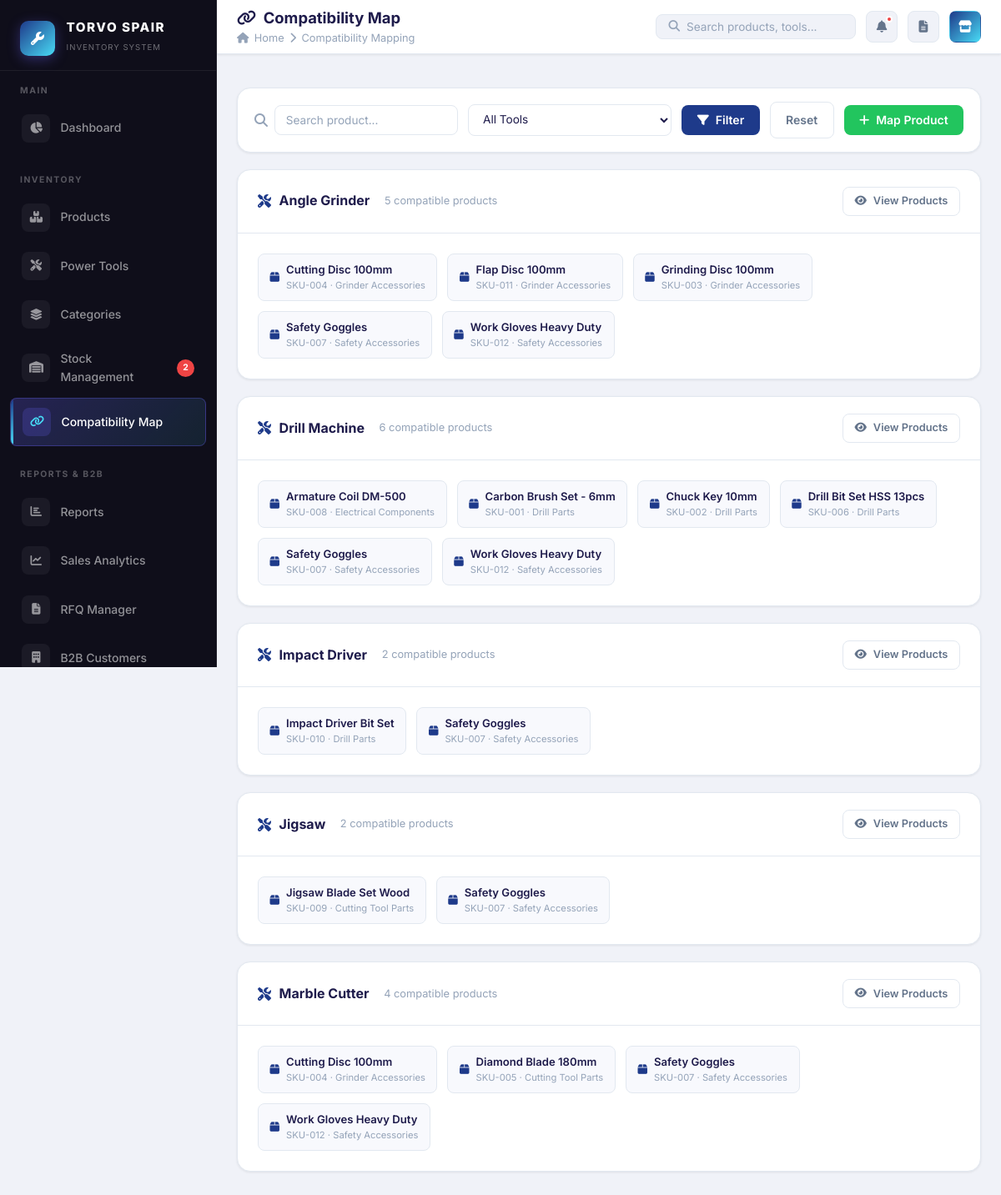
The app's page /pages/compatibility.php (signed in) with its own data.
### tables this page shows
CREATE TABLE IF NOT EXISTS settings (
    setting_key VARCHAR(100) PRIMARY KEY,
    setting_value TEXT,
    category ENUM('frontend', 'admin', 'system') DEFAULT 'frontend',
    updated_at TIMESTAMP DEFAULT CURRENT_TIMESTAMP ON UPDATE CURRENT_TIMESTAMP
);

CREATE TABLE IF NOT EXISTS products (
    id INT AUTO_INCREMENT PRIMARY KEY,
    name VARCHAR(150) NOT NULL,
    sku VARCHAR(100) UNIQUE,
    category_id INT NOT NULL,
    brand VARCHAR(100),
    price DECIMAL(10,2) DEFAULT 0.00,
    quantity INT DEFAULT 0,
    min_stock INT DEFAULT 5,
    description TEXT,
    image VARCHAR(255),
    barcode VARCHAR(100),
    status ENUM('active', 'inactive') DEFAULT 'active',
    created_at TIMESTAMP DEFAULT CURRENT_TIMESTAMP,
    updated_at TIMESTAMP DEFAULT CURRENT_TIMESTAMP ON UPDATE CURRENT_TIMESTAMP,
    FOREIGN KEY (category_id) REFERENCES categories(id) ON DELETE CASCADE
);

CREATE TABLE IF NOT EXISTS categories (
    id INT AUTO_INCREMENT PRIMARY KEY,
    name VARCHAR(100) NOT NULL,
    description TEXT,
    status ENUM('active', 'inactive') DEFAULT 'active',
    created_at TIMESTAMP DEFAULT CURRENT_TIMESTAMP,
    updated_at TIMESTAMP DEFAULT CURRENT_TIMESTAMP ON UPDATE CURRENT_TIMESTAMP
);

### config/database.php (called while the page is built, shortened)
<?php
function getDB(): PDO {
    static $pdo = null;
    if ($pdo === null) {
        try {
            $dsn = "mysql:host=" . DB_HOST . ";dbname=" . DB_NAME . ";charset=" . DB_CHARSET;
            $options = [
                PDO::ATTR_ERRMODE            => PDO::ERRMODE_EXCEPTION,
                PDO::ATTR_DEFAULT_FETCH_MODE => PDO::FETCH_ASSOC,
                PDO::ATTR_EMULATE_PREPARES   => false,
            ];
            $pdo = new PDO($dsn, DB_USER, DB_PASS, $options);
        } catch (PDOException $e) {
            $msg = htmlspecialchars($e->getMessage());
            die("<!DOCTYPE html><html><head><meta charset='UTF-8'><title>Database Error – TORVO SPAIR</title>
            <link href='https://fonts.googleapis.com/css2?family=Inter:wght@400;700&display=swap' rel='stylesheet'>
            <style>body{font-family:'Inter',sans-serif;background:#0f0c29;color:#fff;display:flex;align-items:center;justify-content:center;min-height:100vh;margin:0;flex-direction:column;gap:1rem;text-align:center;padding:2rem;}
            .icon{font-size:3rem;margin-bottom:1rem;} h1{font-size:1.4rem;} p{color:rgba(255,255,255,0.5);font-size:0.875rem;max-width:500px;}
            code{background:rgba(255,255,255,0.08);padding:0.5rem 1rem;border-radius:8px;font-size:0.8rem;display:block;margin-top:1rem;color:#f87171;}
            a{display:inline-block;margin-top:1.5rem;padding:0.75rem 2rem;background:linear-gradient(135deg,#6c63ff,#48daf5);border-radius:8px;color:#fff;text-decoration:none;font-weight:700;}</style></head>
            <body><div class='icon'>⚠️</div><h1>Database Connection Failed</h1>
            <p>Could not connect to MySQL. Please ensure you have updated config/database.php with your live cPanel database credentials.</p>
            <code>$msg</code>
            <a href='" . APP_URL . "/setup.php'>Go to Setup</a></body></html>");
        }
    }
    return $pdo;
}
if (!function_exists('sanitize')) {
    function sanitize(string $input): string {
        return htmlspecialchars(strip_tags(trim($input)), ENT_QUOTES, 'UTF-8');
    }
}
if (!function_exists('getSetting')) {
    function getSetting(string $key, string $default = ''): string {
        try {
            $db = getDB();
            $stmt = $db->prepare('SELECT setting_value FROM settings WHERE setting_key = ?');
            $stmt->execute([$key]);
            $val = $stmt->fetchColumn();
            return $val !== false ? $val : $default;
        } catch (PDOException $e) {
            return $default;
        }
    }
}

### pages/compatibility.php (the view, shortened to what this page needs)
<?php
$pageTitle  = 'Compatibility Map';
$pageIcon   = 'fas fa-link';
$activePage = 'compatibility';
$pageBreadcrumb = 'Compatibility Mapping';
include BASE_PATH . '/includes/header.php';
$db = getDB();
$searchQ      = sanitize($_GET['search'] ?? '');
$mapWhere = '1=1';
$mapParams = [];
$compatMap = $db->prepare("
    SELECT p.id AS pid, p.name AS pname, p.sku, c.name AS cat,
           t.id AS tid, t.name AS tname
    FROM product_compatibility pc
    JOIN products p ON pc.product_id = p.id
    JOIN tools t ON pc.tool_id = t.id
    JOIN categories c ON p.category_id = c.id
    WHERE $mapWhere
    ORDER BY t.name, p.name
");
$compatMap->execute($mapParams);
$mapRows = $compatMap->fetchAll();
$groupedByTool = [];
foreach ($mapRows as $row) {
    $groupedByTool[$row['tname']][] = $row;
}
?>
<div class="page-body">
<div class="filter-bar">
    <div class="filter-group" style="flex:1;">
        <i class="fas fa-search" style="color:var(--text-muted);"></i>
        <input type="text" id="searchInput" class="form-control" placeholder="Search product..." value="<?= htmlspecialchars($searchQ) ?>" onkeypress="if(event.key==='Enter')applyFilter()">
    </div>
    <div class="filter-group">
        <select id="toolFilter" class="form-control" onchange="applyFilter()">
            <option value="">All Tools</option>
        </select>
    </div>
    <button class="btn btn-primary" onclick="applyFilter()"><i class="fas fa-filter"></i> Filter</button>
    <a href="compatibility.php" class="btn btn-outline">Reset</a>
    <button class="btn btn-success" onclick="openModal('mapModal')"><i class="fas fa-plus"></i> Map Product</button>
</div>
<?php if (empty($groupedByTool)): ?>
    <div class="card"><div class="empty-state"><i class="fas fa-link"></i><h3>No compatibility mappings found</h3><p>Use the "Map Product" button to link products to tools.</p></div></div>
<?php else: ?>
    <?php foreach ($groupedByTool as $toolName => $items): ?>
    <div class="card" style="margin-bottom:1.25rem;">
        <div class="card-header">
            <div class="card-title">
                <i class="fas fa-tools"></i><?= htmlspecialchars($toolName) ?>
                <span style="margin-left:0.5rem;font-size:0.8rem;color:var(--text-muted);font-weight:400;"><?= count($items) ?> compatible products</span>
            </div>
            <?php $tool_id_for_btn = $items[0]['tid'] ?? 0; ?>
            <a href="../pages/products.php?tool=<?= $tool_id_for_btn ?>" class="btn btn-outline btn-sm">
                <i class="fas fa-eye"></i> View Products
            </a>
        </div>
        <div class="card-body">
            <div style="display:flex;flex-wrap:wrap;gap:0.75rem;">
            <?php foreach ($items as $item): ?>
            <div style="display:flex;align-items:center;gap:0.5rem;background:var(--bg-card2);border:1px solid var(--border-color);border-radius:var(--radius-sm);padding:0.5rem 0.85rem;font-size:0.82rem;">
                <i class="fas fa-box" style="color:var(--primary);"></i>
                <div>
                    <div style="font-weight:600;"><?= htmlspecialchars($item['pname']) ?></div>
                    <div style="font-size:0.7rem;color:var(--text-muted);"><?= htmlspecialchars($item['sku']) ?> · <?= htmlspecialchars($item['cat']) ?></div>
                </div>
            </div>
            <?php endforeach; ?>
            </div>
        </div>
    </div>
    <?php endforeach; ?>
<?php endif; ?>
</div>
<?php include BASE_PATH . '/includes/footer.php'; ?>

### includes/header.php (shortened to what this page needs)
<?php
require_once BASE_PATH . '/config/database.php';
$db = getDB();
$lowStockCount = $db->query("SELECT COUNT(*) FROM products WHERE quantity <= min_stock AND status = 'active'")->fetchColumn();
?>
<!DOCTYPE html>
<html lang="en">
<head>
    <link rel="stylesheet" href="https://cdnjs.cloudflare.com/ajax/libs/font-awesome/6.5.0/css/all.min.css">
    <link rel="stylesheet" href="<?= APP_URL ?>/assets/css/style.css">
</head>
<body>
<div class="app-layout">
<aside class="sidebar" id="sidebar">
    <div class="sidebar-brand">
        <?php $dynLogo = getSetting('logo_image'); if ($dynLogo): ?>
            <img src="<?= UPLOAD_URL . $dynLogo ?>" alt="Logo" style="height:36px;border-radius:6px;background:#fff;padding:3px;">
        <?php else: ?>
            <div class="brand-icon"><i class="fas fa-wrench" style="color:#fff;"></i></div>
        <?php endif; ?>
        <div class="brand-text">
            <h2><?= getSetting('site_title', 'TORVO SPAIR') ?></h2>
            <span>Inventory System</span>
        </div>
    </div>
    <div class="sidebar-section">
        <div class="sidebar-section-title">Main</div>
        <a href="<?= APP_URL ?>/pages/dashboard.php" class="sidebar-nav-item <?= ($activePage ?? '') === 'dashboard' ? 'active' : '' ?>">
            <div class="nav-icon"><i class="fas fa-chart-pie"></i></div>
            Dashboard
        </a>
    </div>
    <div class="sidebar-section">
        <div class="sidebar-section-title">Inventory</div>
        <a href="<?= APP_URL ?>/pages/products.php" class="sidebar-nav-item <?= ($activePage ?? '') === 'products' ? 'active' : '' ?>">
            <div class="nav-icon"><i class="fas fa-boxes"></i></div>
            Products
        </a>
        <a href="<?= APP_URL ?>/pages/tools.php" class="sidebar-nav-item <?= ($activePage ?? '') === 'tools' ? 'active' : '' ?>">
            <div class="nav-icon"><i class="fas fa-tools"></i></div>
            Power Tools
        </a>
        <a href="<?= APP_URL ?>/pages/categories.php" class="sidebar-nav-item <?= ($activePage ?? '') === 'categories' ? 'active' : '' ?>">
            <div class="nav-icon"><i class="fas fa-layer-group"></i></div>
            Categories
        </a>
        <a href="<?= APP_URL ?>/pages/stock.php" class="sidebar-nav-item <?= ($activePage ?? '') === 'stock' ? 'active' : '' ?>">
            <div class="nav-icon"><i class="fas fa-warehouse"></i></div>
            Stock Management
            <?php if ($lowStockCount > 0): ?>
            <span class="badge"><?= $lowStockCount ?></span>
            <?php endif; ?>
        </a>
        <a href="<?= APP_URL ?>/pages/compatibility.php" class="sidebar-nav-item <?= ($activePage ?? '') === 'compatibility' ? 'active' : '' ?>">
            <div class="nav-icon"><i class="fas fa-link"></i></div>
            Compatibility Map
        </a>
    </div>
    <div class="sidebar-section">
        <div class="sidebar-section-title">Reports & B2B</div>
        <a href="<?= APP_URL ?>/pages/reports.php" class="sidebar-nav-item <?= ($activePage ?? '') === 'reports' ? 'active' : '' ?>">
            <div class="nav-icon"><i class="fas fa-chart-bar"></i></div>
            Reports
        </a>
        <a href="<?= APP_URL ?>/pages/sales_report.php" class="sidebar-nav-item <?= ($activePage ?? '') === 'sales_report' ? 'active' : '' ?>">
            <div class="nav-icon"><i class="fas fa-chart-line"></i></div>
            Sales Analytics
        </a>
        <a href="<?= APP_URL ?>/pages/rfq_manager.php" class="sidebar-nav-item <?= ($activePage ?? '') === 'rfqs' ? 'active' : '' ?>">
            <div class="nav-icon"><i class="fas fa-file-alt"></i></div>
            RFQ Manager
        </a>
        <a href="<?= APP_URL ?>/pages/customers_b2b.php" class="sidebar-nav-item <?= ($activePage ?? '') === 'customers_b2b' ? 'active' : '' ?>">
            <div class="nav-icon"><i class="fas fa-building"></i></div>
            B2B Customers
        </a>
    </div>
</aside>
<div class="main-content">
    <header class="top-header">
        <div class="header-left">
            <div>
                <div class="page-title">
                    <?php if (!empty($pageIcon)): ?><i class="<?= $pageIcon ?>"></i>&nbsp;<?php endif; ?>
                    <?= htmlspecialchars($pageTitle ?? 'Dashboard') ?>
                </div>
                <?php if (!empty($pageBreadcrumb)): ?>
                <div class="page-breadcrumb">
                    <i class="fas fa-home"></i> Home
                    <i class="fas fa-chevron-right"></i>
                    <?= htmlspecialchars($pageBreadcrumb) ?>
                </div>
                <?php endif; ?>
            </div>
        </div>
        <div class="header-right">
            <div class="header-search-bar" style="position:relative;">
                <i class="fas fa-search"></i>
                <input type="text" id="globalSearch" placeholder="Search products, tools..." autocomplete="off">
            </div>
            <a href="<?= APP_URL ?>/pages/stock.php" class="icon-btn" data-tooltip="Low Stock Alerts">
                <i class="fas fa-bell"></i>
                <?php if ($lowStockCount > 0): ?><span class="notif-dot"></span><?php endif; ?>
            </a>
            <a href="<?= APP_URL ?>/pages/rfq_manager.php" class="icon-btn" data-tooltip="RFQ Inbox">
                <i class="fas fa-file-alt"></i>
            </a>
            <a href="<?= APP_URL ?>/portal/catalogue.php" target="_blank" class="icon-btn" data-tooltip="B2B Portal" style="background:linear-gradient(135deg,var(--primary),var(--accent));color:#fff;border-color:transparent;">
                <i class="fas fa-store"></i>
            </a>
        </div>
    </header>
    <div style="padding: 0 1.5rem; padding-top: 1rem;">
    </div>

### records on screen
settings: setting_value "TORVO SPAIR"
products: name "Cutting Disc 100mm", sku "SKU-004", category.name "Grinder Accessories"
products: name "Flap Disc 100mm", sku "SKU-011", category.name "Grinder Accessories"
products: name "Grinding Disc 100mm", sku "SKU-003", category.name "Grinder Accessories"
products: name "Safety Goggles", sku "SKU-007", category.name "Safety Accessories"
products: name "Work Gloves Heavy Duty", sku "SKU-012", category.name "Safety Accessories"
products: name "Armature Coil DM-500", sku "SKU-008", category.name "Electrical Components"
products: name "Carbon Brush Set - 6mm", sku "SKU-001", category.name "Drill Parts"
products: name "Chuck Key 10mm", sku "SKU-002", category.name "Drill Parts"
products: name "Drill Bit Set HSS 13pcs", sku "SKU-006", category.name "Drill Parts"
products: name "Impact Driver Bit Set", sku "SKU-010", category.name "Drill Parts"
products: name "Jigsaw Blade Set Wood", sku "SKU-009", category.name "Cutting Tool Parts"
products: name "Diamond Blade 180mm", sku "SKU-005", category.name "Cutting Tool Parts"

### other values on screen
$lowStockCount "2"
$pageTitle "Compatibility Map"
$pageBreadcrumb "Compatibility Mapping"
$toolName "Angle Grinder"
count($items) "5"
$toolName "Drill Machine"
count($items) "6"
$toolName "Impact Driver"
count($items) "2"
$toolName "Jigsaw"
$toolName "Marble Cutter"
count($items) "4"
